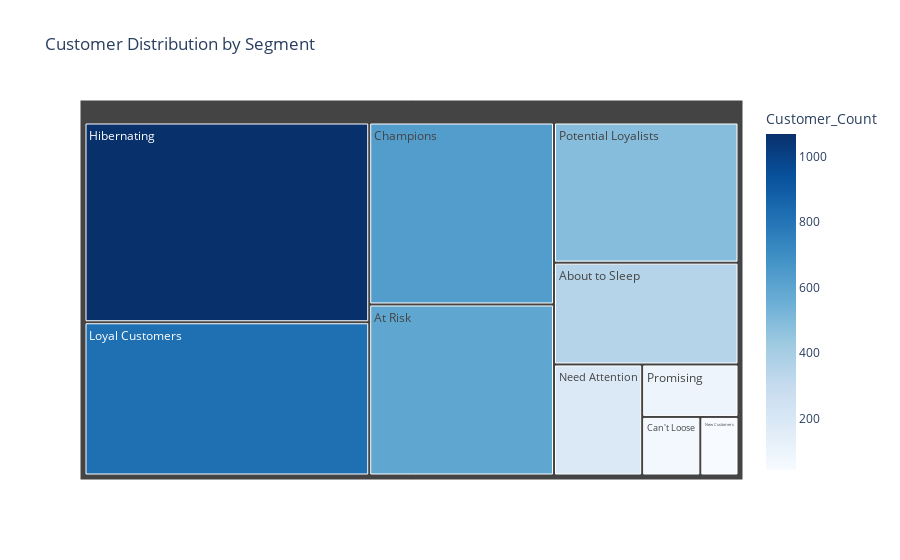

Here is the notebook cell this chart was saved with:
### Markdown cell above
Tree Map to visualaize number of customers

### Code cell
import plotly.express as px
import pandas as pd

# Manually creating the DataFrame from your provided data
data = {
    "Segment": [
        "About to Sleep", "At Risk", "Can't Loose", "Champions", "Hibernating", 
        "Loyal Customers", "Need Attention", "New Customers", 
        "Potential Loyalists", "Promising"
    ],
    "Customer_Count": [353, 594, 64, 632, 1069, 820, 184, 42, 486, 95]
}

# Convert to DataFrame
rfmStats1 = pd.DataFrame(data)

# Create Treemap
fig = px.treemap(rfmStats1, 
                 path=['Segment'], 
                 values='Customer_Count',  
                 color='Customer_Count',  
                 color_continuous_scale='blues',
                 title="Customer Distribution by Segment")

fig.show()

### Figure 1 — Plotly figure (JSON) as saved in the notebook; plotly's stock layout.template omitted (floating-point values rounded to 4 significant figures)
{"data": [{"branchvalues": "total", "customdata": [[353], [594], [64], [632], [1069], [820], [184], [42], [486], [95]], "domain": {"x": [0, 1], "y": [0, 1]}, "hovertemplate": "labels=%{label}<br>Customer_Count_sum=%{value}<br>parent=%{parent}<br>id=%{id}<br>Customer_Count=%{color}<extra></extra>", "ids": ["About to Sleep", "At Risk", "Can't Loose", "Champions", "Hibernating", "Loyal Customers", "Need Attention", "New Customers", "Potential Loyalists", "Promising"], "labels": ["About to Sleep", "At Risk", "Can't Loose", "Champions", "Hibernating", "Loyal Customers", "Need Attention", "New Customers", "Potential Loyalists", "Promising"], "marker": {"coloraxis": "coloraxis", "colors": [353, 594, 64, 632, 1069, 820, 184, 42, 486, 95]}, "name": "", "parents": ["", "", "", "", "", "", "", "", "", ""], "type": "treemap", "values": [353, 594, 64, 632, 1069, 820, 184, 42, 486, 95]}], "layout": {"coloraxis": {"colorbar": {"title": {"text": "Customer_Count"}}, "colorscale": [[0, "rgb(247,251,255)"], [0.125, "rgb(222,235,247)"], [0.25, "rgb(198,219,239)"], [0.375, "rgb(158,202,225)"], [0.5, "rgb(107,174,214)"], [0.625, "rgb(66,146,198)"], [0.75, "rgb(33,113,181)"], [0.875, "rgb(8,81,156)"], [1, "rgb(8,48,107)"]]}, "legend": {"tracegroupgap": 0}, "title": {"text": "Customer Distribution by Segment"}}}
